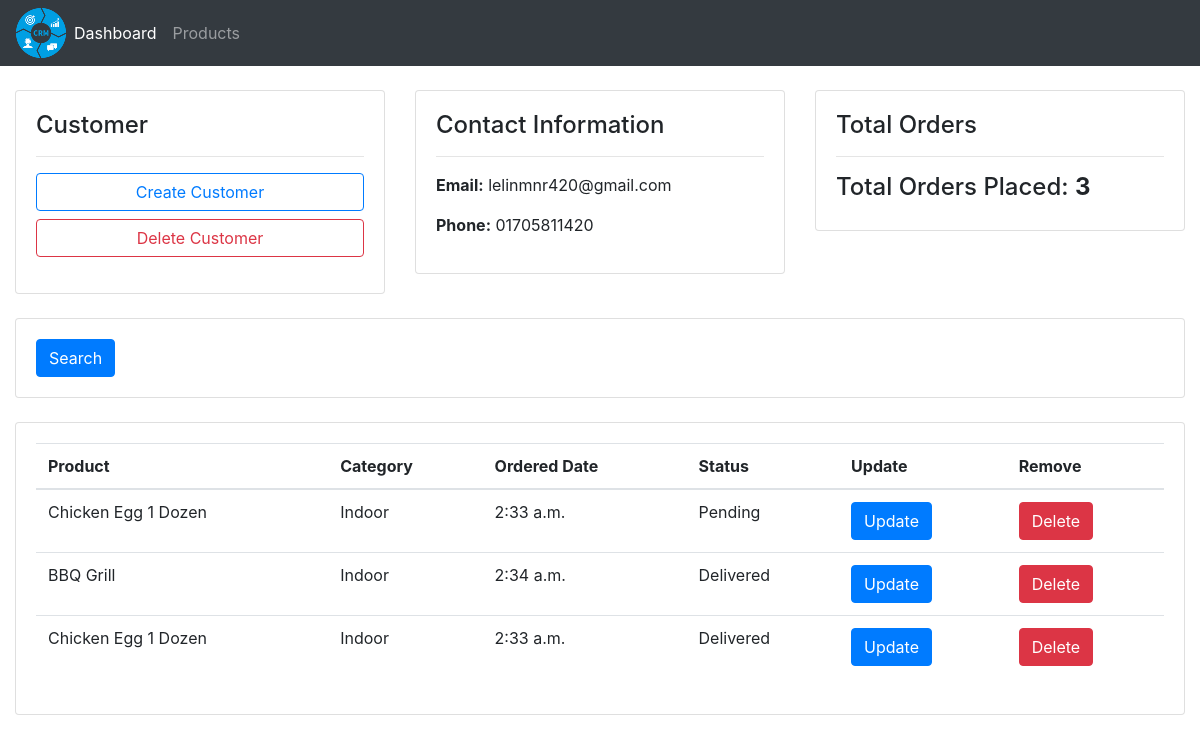
Screenshot of /dashboard/customers-info/2/ with the database file from the repository.
### accounts/models.py (models this page shows, shortened)
class Customer(models.Model):
    name = models.CharField(max_length=60)
    phone = models.CharField(max_length=50)
    email = models.CharField(max_length=60)
    date_created = models.TimeField(auto_now_add=True)

class Order(models.Model):
    STATUS = (
        ('Pending', 'Pending'),
        ('Out of Delivery', 'Out of Delivery'),
        ('Delivered', 'Delivered'),
    )
    customer = models.ForeignKey(Customer,null=True, on_delete=models.SET_NULL)
    product = models.ForeignKey(Product,null=True, on_delete=models.SET_NULL)
    date_created = models.TimeField(auto_now_add=True)
    status = models.CharField(max_length=200, choices=STATUS)

class Product(models.Model):
    CATEGORY=(
        ('Indoor', 'Indoor'),
        ('Outdoor', 'Outdoor'),
    )
    name = models.CharField(max_length=60)
    price = models.FloatField()
    category = models.CharField(max_length=50, choices=CATEGORY)
    description = models.CharField(max_length=200, blank=True)
    date_created = models.TimeField(auto_now_add=True)
    tags = models.ManyToManyField(Tag)
    def __str__(self):
        return self.name

### accounts/views.py (the view)
# urls.py: path('customers-info/<int:pk>/', views.customers, name='customers'),
def customers(request, pk):
    customer = models.Customer.objects.get(id = pk)
    order = customer.order_set.all()
    context = {'customer': customer,
               'order': order
              }
    return render(request, 'accounts/customers.html', context)

### accounts/templates/accounts/customers.html
{% extends 'accounts/base.html' %}
{% block content %}
<div class="container-fluid">
    <div class="row">
        <div class="col-md">
            <div class="card">
                <div class="card-body ">
                    <h4 class="card-title"> Customer </h4>
                    <hr>
                    <form action="" method="post">
                        <a href="#" class="btn btn-outline-primary btn-block">Create Customer</a>
                        <a href="#" class="btn btn-outline-danger btn-block">Delete Customer</a>
                    </form>
                </div>
            </div>
        </div>
        <div class="col-md">
            <div class="card">
                <div class="card-body">
                    <h4 class="card-title"> Contact Information </h4>
                    <hr>
                    <form action="" method="get">
                        <p><b>Email:</b> {{customer.email}} </p>
                        <p><b>Phone:</b> {{customer.phone}} </p>
                    </form>
                </div>
            </div>
        </div>
        <div class="col-md">
            <div class="card">
                <div class="card-body">
                    <h4 class="card-title"> Total Orders </h4>
                    <hr>
                    <h4>Total Orders Placed: <b>{{order.count}}</b></h4>
                </div>
            </div>
        </div>
    </div>
<br>
    <div class="row">
        <div class="col-md">
            <div class="card ">
                <div class="card-body">
                    <button type="button" class="btn btn-primary">Search</button>
                </div>
            </div>
        </div>
    </div>
<br>
    <div class="row">
        <div class="col-md">
            <div class="card">
                <div class="card-body">
                    <table class="table">
                        <thead>
                            <tr>
                                <th scope="col">Product</th>
                                <th scope="col">Category</th>
                                <th scope="col">Ordered Date</th>
                                <th scope="col">Status</th>
                                <th scope="col">Update</th>
                                <th scope="col">Remove</th>
                            </tr>
                        </thead>
                        <tbody>
                            {% for info in order%}
                                <tr>
                                    <td>{{ info.product }}</td>
                                    <td>{{ info.product.category }}</td>
                                    <td>{{ info.product.date_created }}</td>
                                    <td>{{ info.status }}</td>
                                    <td><button type="button" class="btn btn-primary">Update</button></td>
                                    <td><button type="button" class="btn btn-danger">Delete</button></td>
                                </tr>
                            {% endfor %}
                        </tbody>
                    </table>
                </div>
            </div>
        </div>
    </div>
</div>
{% endblock %}

### rows the page displays
Customer: email "lelinmnr420@gmail.com", phone "01705811420", count "3"
Order: product "Chicken Egg 1 Dozen", product.category "Indoor", product.date_created "2:33 a.m.", status "Pending"
Order: product "BBQ Grill", product.category "Indoor", product.date_created "2:34 a.m.", status "Delivered"
Order: product "Chicken Egg 1 Dozen", product.category "Indoor", product.date_created "2:33 a.m.", status "Delivered"
